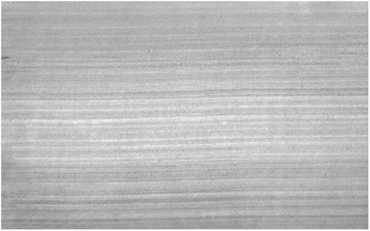
//> input picture ApplySaliencyToSurfaceInspection/image20.jpg, 370 x 231 px
$ ./test_superpixel ../image20.jpg   (built with g++ and OpenCV 4)
//> lines starting //> are read from the running program, lines starting //| are printed output that depends on the picture
### ApplySaliencyToSurfaceInspection/SF/superpixel/superpixel.h
// [26 lines of licence text are left out]

#pragma once
#include <opencv2/opencv.hpp>
using namespace cv;

struct SuperpixelStatistic {
	Vec3f mean_color_;
	Vec3f mean_rgb_;
	Vec2f mean_position_;
	int size_;
	SuperpixelStatistic();
};

class Superpixel {
protected:
	int K_, n_iter_;
	float col_w_;
	bool geodesic_;
	Mat_<int> slic( const Mat_<Vec3f> & im ) const;
	Mat_<int> geodesicSegmentation( const Mat_<Vec3f> & im ) const;
public:
	Superpixel( int K, float col_w, int n_iter=5, bool geodesic=true );
	Mat_<int> segment( const Mat_<Vec3f> & im ) const;
	std::vector< SuperpixelStatistic > stat( const Mat_<Vec3f> & im, const Mat_< Vec3b >& rgb, const Mat_<int> & segmentation ) const;
	Mat_<Vec3f> visualizeMeanColor( const Mat_<int> & segmentation, const std::vector< SuperpixelStatistic > & stat ) const;
	Mat_<Vec3f> visualizeRandom( const Mat_<int> & segmentation ) const;
template< typename T >
	static Mat_<T> assign( const std::vector<T> & val, const Mat_<int> & segmentation );
	int nLabels( const Mat_<int> & segmentation ) const;
};

template< typename T >
Mat_<T> Superpixel::assign( const std::vector<T> & val, const Mat_<int> & segmentation ) {
	Mat_<T> r( segmentation.size() );
	for( int j=0; j<segmentation.rows; j++ )
		for( int i=0; i<segmentation.cols; i++ )
			r(j,i) = val[ segmentation(j,i) ];
	return r;
}

### ApplySaliencyToSurfaceInspection/SF/superpixel/superpixel.cpp
// [26 lines of licence text are left out]

#include "superpixel.h"
#include <limits>
#include <cstdio>
#include <random>
#include <functional>

SuperpixelStatistic::SuperpixelStatistic() : mean_color_( 0.f, 0.f, 0.f ), mean_position_( 0.f, 0.f ) {
}

Superpixel::Superpixel( int K, float col_w, int n_iter, bool geodesic ) : K_( K ), col_w_( col_w ), n_iter_(n_iter), geodesic_(geodesic) {
}

Mat_< int > Superpixel::segment( const Mat_< Vec3f >& im ) const {
	if (geodesic_)
		return geodesicSegmentation( im );
	else
		return slic( im );
}
Mat_< int > Superpixel::geodesicSegmentation( const Mat_< Vec3f >& im ) const {
	std::uniform_int_distribution<int> distribution(-2, 2);
	std::mt19937 engine; // Mersenne twister MT19937
	auto randint = std::bind(distribution, engine);

	// Compute the spacing and grid size of the superpixels
	double sp_area = 1.0 * im.cols * im.rows / K_;
	int Kx = 0.5 + im.cols / sqrt( sp_area ), Ky = 0.5 + im.rows / sqrt( sp_area );
	int K = Kx*Ky;

	int win_sz = 1.0 * sqrt(sp_area) + 1;

	// Initialize the seeds on a regular grid
	std::vector< int64 > cnt( K );
	std::vector< Point2d > seedsd( K );
	std::vector< Point > seeds( K );
	for( int i=0,k=0; i<Kx; i++ )
		for( int j=0; j<Ky; j++, k++ )
			seeds[k] = Point( (i+0.5)*(im.cols-1)/Kx, (j+0.5)*(im.rows-1)/Ky ) + Point( randint(), randint() );

	Mat_<float> dx( im.size() ), dy( im.size() );

	for( int j=0; j<im.rows; j++ )
		for( int i=0; i<im.cols; i++ ) {
			if (i)
				dx(j,i-1) = col_w_*sqrt( (im(j,i)-im(j,i-1)).dot(im(j,i)-im(j,i-1)) ) + 1;
			if (j)
				dy(j-1,i) = col_w_*sqrt( (im(j-1,i)-im(j,i)).dot(im(j-1,i)-im(j,i)) ) + 1;
		}

	// Run k-means
	Mat_<float> dist( im.size() );
	Mat_<int> label( im.size() );
	for( int it=0; it<n_iter_; it++ ) {
		// Assignment step
		dist = std::numeric_limits<float>::max();
		label = -1;
		for( int k=0; k<K; k++ ) {
			dist( seeds[k] ) = 0;
			label( seeds[k] ) = k;
		}
		for( int IT=0; IT<2; IT++ ){
			for( int j=0; j<im.rows; j++ )
				for( int i=0; i<im.cols; i++ ) {
					if (i && dist(j,i-1) + dx(j,i-1) < dist(j,i)) {
						dist(j,i) = dist(j,i-1) + dx(j,i-1);
						label(j,i) = label(j,i-1);
					}
					if (j && dist(j-1,i) + dx(j-1,i) < dist(j,i)) {
						dist(j,i) = dist(j-1,i) + dy(j-1,i);
						label(j,i) = label(j-1,i);
					}
				}
			for( int j=im.rows-1; j>=0; j-- )
				for( int i=im.cols-1; i>=0; i-- ) {
					if (i && dist(j,i) + dx(j,i-1) < dist(j,i-1)) {
						dist(j,i-1) = dist(j,i) + dx(j,i-1);
						label(j,i-1) = label(j,i);
					}
					if (j && dist(j,i) + dx(j-1,i) < dist(j-1,i)) {
						dist(j-1,i) = dist(j,i) + dy(j-1,i);
						label(j-1,i) = label(j,i);
					}
				}
		}
		for( int k=0; k<K; k++ ) {
			Vec3f c = im( seeds[k] );
			for( int j=std::max(0,seeds[k].y-win_sz); j<im.rows && j<=seeds[k].y+win_sz; j++ )
				for( int i=std::max(0,seeds[k].x-win_sz); i<im.cols && i<=seeds[k].x+win_sz; i++ ){
					double d = (i-seeds[k].x) * (i-seeds[k].x) + (j-seeds[k].y) * (j-seeds[k].y);
					double cd = ( im( j, i ) - c ).dot( im( j, i ) - c );
					d += col_w_ * col_w_ * cd;
					if( d < dist( j, i ) ) {
						dist( j, i ) = d;
						label( j, i ) = k;
					}
				}
		}

		// Update
		for( int k=0; k<K; k++ ) {
			seedsd[k] = Point2d(0,0);
			cnt[k] = 0;
		}
		for( int j=0; j<im.rows; j++ )
			for( int i=0; i<im.cols; i++ ) {
				// Fix all the pixels we messed up!
				if ( label( j, i ) < 0 ) {
// 					printf("Oops that wasn't very slick :(\n");
					for( int k=0; k<K; k++ ){
						Vec3f c = im( seeds[k] );
						double d = (i-seeds[k].x) * (i-seeds[k].x) + (j-seeds[k].y) * (j-seeds[k].y);
						double cd = ( im( j, i ) - c ).dot( im( j, i ) - c );
						d += col_w_ * col_w_ * cd;
						if( d < dist( j, i ) ) {
							dist( j, i ) = d;
							label( j, i ) = k;
						}
					}
				}

				seedsd[ label( j, i ) ] += Point2d( i, j );
				cnt[ label( j, i ) ] += 1;
			}

		for( int k=0; k<K; k++ )
			if (cnt[k] > 0)
				seeds[k] = Point( 0.5 + seedsd[k].x / cnt[k], 0.5 + seedsd[k].y / cnt[k] );
	}
	return label;
}
// We are implementing SLIC here. I'm too lazy to enfoce the connectivity
// [69 lines left out: function slic, not called in this run]

std::vector< SuperpixelStatistic > Superpixel::stat( const Mat_< Vec3f >& im, const Mat_< Vec3b >& rgb, const Mat_< int >& segmentation ) const {
	int K = nLabels( segmentation );
	std::vector< SuperpixelStatistic > stat( K );
	std::vector< double > cnt( K, 1e-10 );

	for( int j=0; j<im.rows; j++ )
		for( int i=0; i<im.cols; i++ ) {
			int l = segmentation( j, i );
			if ( l >=0 ) {
				stat[ l ].mean_color_ += im(j,i);
				stat[ l ].mean_rgb_ += rgb(j,i);
				stat[ l ].mean_position_ += Vec2f( i, j );
				cnt[ l ] += 1;
			}
		}
	for( int i=0; i<K; i++ ) {
		stat[ i ].mean_color_ *= 1.0 / cnt[ i ];
		stat[ i ].mean_rgb_ *= 1.0 / cnt[ i ];
		stat[ i ].mean_position_ *= 1.0 / cnt[ i ];
		stat[ i ].size_ = cnt[ i ];
	}
	// Rescale the position parameter
	for( int i=0; i<K; i++ )
		stat[ i ].mean_position_ *= 1.0 / std::max( im.cols, im.rows );
	return stat;
}

Mat_< Vec3f > Superpixel::visualizeMeanColor( const Mat_< int >& segmentation, const std::vector< SuperpixelStatistic >& stat ) const {
	std::vector< Vec3f > colors;
	for( int k=0; k<stat.size(); k++ )
		colors.push_back( stat[k].mean_color_ );
	return assign( colors, segmentation );
}
Mat_< Vec3f > Superpixel::visualizeRandom( const Mat_< int >& segmentation ) const {
	srand(segmentation.size().area());

	int n_label = nLabels( segmentation );

	std::vector< Vec3f > colors;
	for( int k=0; k<n_label; k++ )
		colors.push_back(Vec3f(1.0*rand() / RAND_MAX, 1.0*rand() / RAND_MAX, 1.0*rand() / RAND_MAX));

	return assign( colors, segmentation );
}
int Superpixel::nLabels( const cv::Mat_< int >& segmentation ) const {
	int n_label = 0;
	for( int j=0; j<segmentation.rows; j++ )
		for( int i=0; i<segmentation.cols; i++ )
			if ( n_label <= segmentation(j,i) )
				n_label = segmentation(j,i) + 1;
	return n_label;
}

### ApplySaliencyToSurfaceInspection/SF/test_superpixel.cpp
// [26 lines of licence text are left out]

#include "superpixel/superpixel.h"
#include <cstdio>

int main( int argc, char * argv[] ) {
	if (argc < 2) {
		printf("Usage: %s image\n", argv[0] );
		return -1;
	}
	Mat im = imread( argv[1] );
//> im is the input picture: 231 rows x 370 cols, CV_8UC3; min 110, max 255, mean 185.8
	Mat_<Vec3f> imf, bimf, labim;
	im.convertTo( imf, CV_32F, 1.0/255. );
	cvtColor( imf, labim, CV_BGR2Lab );
//> labim: 231 rows x 370 cols, CV_32FC3; mean of channels 0, 1, 2 75.3, 0, 0

	Superpixel spix( 100, 1.0 );
	Mat_<int> seg = spix.segment( labim );
//> after the loop in geodesicSegmentation, `for( int j=0; j<im.rows; j++ )`:
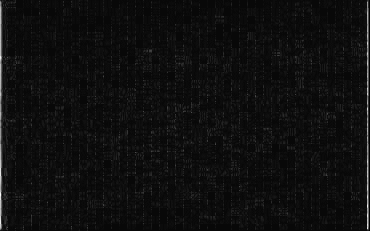
//> dx: 231 rows x 370 cols, CV_32FC1; min 0, max 31.47, mean 1.9; drawn with min black and max white
//> after the loop in geodesicSegmentation, `for( int j=0; j<im.rows; j++ )`:
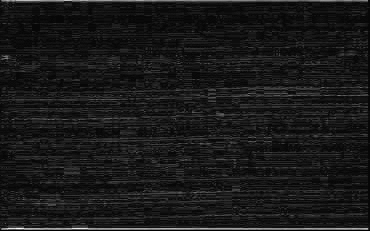
//> dy: 231 rows x 370 cols, CV_32FC1; min 0, max 32.39, mean 3.2; drawn with min black and max white
//> after the loop in geodesicSegmentation, `for( int it=0; it<n_iter_; it++ )`:
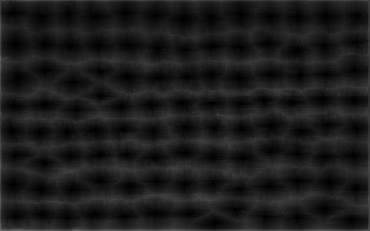
//> dist: 231 rows x 370 cols, CV_32FC1; min 0, max 104.2, mean 28.1
//> after the loop in geodesicSegmentation, `for( int it=0; it<n_iter_; it++ )`:
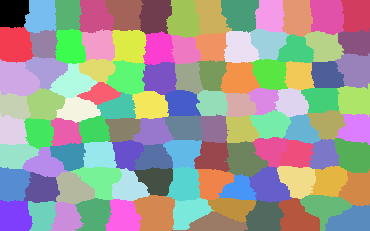
//> label: 231 rows x 370 cols, CV_32SC1; 104 distinct labels, from 0 to 103; one colour per label, 0 black
//> after the loop in geodesicSegmentation, `for( int it=0; it<n_iter_; it++ )`: seedsd = 104 Points (x, y), first 12: [9750, 9328], [15617, 46529], [19057, 88423], [9093, 68736], [8429, 91232], [12050, 117366], [11689, 162751], [13152, 195107], [36489, 14211], [29051, 28956], [38659, 58575], [39979, 93341]; cnt = 104 values, max 1238 at index 47, min 546 at index 27, mean 821.8; seeds = 104 Points (x, y), first 12: [13, 13], [15, 44], [17, 79], [14, 106], [12, 131], [16, 155], [13, 184], [15, 216], [41, 16], [44, 44], [46, 70], [45, 104]
	imshow( "im", imf );
	imshow( "sp", spix.visualizeRandom( seg ) );
//> the loop in nLabels, `for( int j=0; j<segmentation.rows; j++ )` made 231 passes
//> n_label on passes 1 to 3: 97, 97, 97
//> after the loop in nLabels, `for( int j=0; j<segmentation.rows; j++ )`: n_label = 104
//> the loop in visualizeRandom, `for( int k=0; k<n_label; k++ )` made 104 passes
//> after the loop in assign, `for( int j=0; j<segmentation.rows; j++ )`:
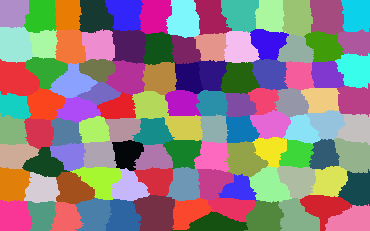
//> r: 231 rows x 370 cols, CV_32FC3; mean B, G, R 0.514, 0.499, 0.561
	imshow( "mn", spix.visualizeMeanColor( seg, spix.stat( imf, im, seg ) ) );
//> the loop in nLabels (call 2), `for( int j=0; j<segmentation.rows; j++ )` made 231 passes
//> in stat, `std::vector< SuperpixelStatistic > stat( K );`: stat = 104 items
//> in stat, `std::vector< double > cnt( K, 1e-10 );`: cnt = 104 values from 1e-10 to 1e-10
//> after the loop in stat, `for( int j=0; j<im.rows; j++ )`: cnt = 104 values, max 1238 at index 47, min 546 at index 27, mean 821.8
//> the loop in stat, `for( int i=0; i<K; i++ )` made 104 passes
//> the loop in visualizeMeanColor, `for( int k=0; k<stat.size(); k++ )` made 104 passes
//> after the loop in visualizeMeanColor, `for( int k=0; k<stat.size(); k++ )`: colors = 104 items, first 12: [0.701, 0.701, 0.701], [0.672, 0.672, 0.672], [0.689, 0.689, 0.689], [0.732, 0.732, 0.732], [0.751, 0.751, 0.751], [0.721, 0.721, 0.721], [0.661, 0.661, 0.661], [0.644, 0.644, 0.644], [0.69, 0.69, 0.69], [0.678, 0.678, 0.678], [0.701, 0.701, 0.701], [0.755, 0.755, 0.755]
//> after the loop in assign (call 2), `for( int j=0; j<segmentation.rows; j++ )`:
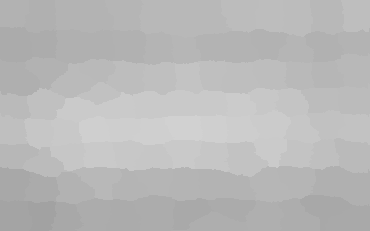
//> r: 231 rows x 370 cols, CV_32FC3; min 0.636, max 0.821, mean 0.728
	if (argc > 2)
		imwrite( argv[2], spix.visualizeMeanColor( seg, spix.stat( imf, im, seg ) )*255 );
	waitKey();

	return 0;
}
